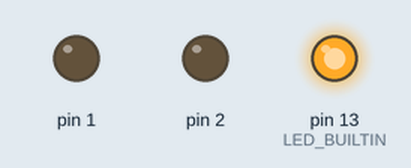
This sketch was run on a simulated Arduino Uno, built with avr-gcc and run on an emulated ATmega328P. Shown: output pins drawn as LEDs (lit = HIGH).

Above: at 0.5 s.
At 2.5 s:
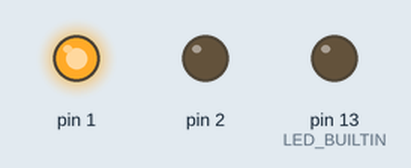
At 4.5 s:
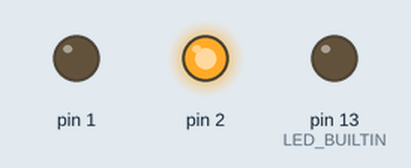
At 5.5 s:
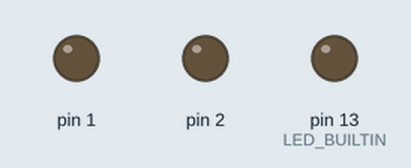
Timing chart, 0 to 7.8 s (numbered marks = the images above):
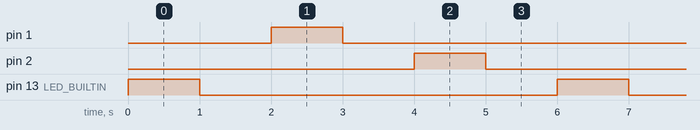

The sketch:

job06synchro.ino
```cpp
// ASYNCHRONIZED LED BLINKING ANIMATION

int animationspeed = 0;

void setup() {

pinMode(LED_BUILTIN, OUTPUT);
pinMode (1, OUTPUT);
pinMode (2, OUTPUT);
}

void loop() {

animationspeed = 1000;
digitalWrite(LED_BUILTIN, HIGH);
delay(animationspeed);
digitalWrite(LED_BUILTIN, LOW);
delay(animationspeed);
digitalWrite(1, HIGH);
delay(animationspeed);
digitalWrite(1, LOW);
delay(animationspeed);
digitalWrite(2, HIGH);
delay(animationspeed);
digitalWrite(2, LOW);
delay(animationspeed);
}
```

Measured:
- by itself, pin 1, pin 2, pin 13 (LED_BUILTIN): alternates HIGH for 1.0 s and LOW for 5.0 s
- by itself, everything shown: repeats every 6.0 s, in 6 steps
